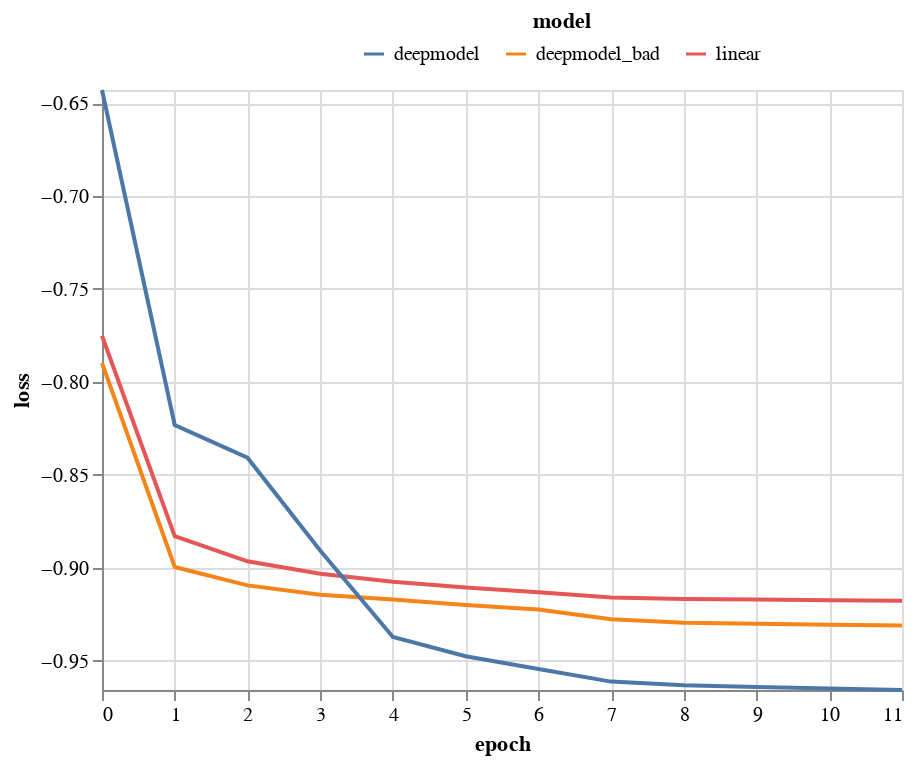

The notebook cell saved with this chart:
### Code cell
show_loss_curve()

### Figure 1 — Vega-Lite specification as saved in the notebook (floating-point values rounded to 4 significant figures)
{"config": {"view": {"continuousWidth": 400, "continuousHeight": 300}}, "data": {"name": "data-cf46e379a0c361a2b0daf50fdc4a5575"}, "mark": "line", "encoding": {"color": {"field": "model", "legend": {"direction": "horizontal", "legendX": 130, "legendY": -40, "orient": "none", "titleAnchor": "middle"}, "type": "nominal"}, "x": {"field": "epoch", "type": "quantitative"}, "y": {"field": "loss", "scale": {"domain": [-0.9658, -0.6429]}, "type": "quantitative"}}, "$schema": "https://vega.github.io/schema/vega-lite/v4.17.0.json", "datasets": {"data-cf46e379a0c361a2b0daf50fdc4a5575": [{"model": "linear", "metric": "loss", "loss": -0.7751, "epoch": 0}, {"model": "linear", "metric": "loss", "loss": -0.883, "epoch": 1}, {"model": "linear", "metric": "loss", "loss": -0.8965, "epoch": 2}, {"model": "linear", "metric": "loss", "loss": -0.9032, "epoch": 3}, {"model": "linear", "metric": "loss", "loss": -0.9075, "epoch": 4}, {"model": "linear", "metric": "loss", "loss": -0.9107, "epoch": 5}, {"model": "linear", "metric": "loss", "loss": -0.9131, "epoch": 6}, {"model": "linear", "metric": "loss", "loss": -0.916, "epoch": 7}, {"model": "linear", "metric": "loss", "loss": -0.9168, "epoch": 8}, {"model": "linear", "metric": "loss", "loss": -0.9171, "epoch": 9}, {"model": "linear", "metric": "loss", "loss": -0.9174, "epoch": 10}, {"model": "linear", "metric": "loss", "loss": -0.9177, "epoch": 11}, {"model": "deepmodel_bad", "metric": "loss", "loss": -0.7898, "epoch": 0}, {"model": "deepmodel_bad", "metric": "loss", "loss": -0.8996, "epoch": 1}, {"model": "deepmodel_bad", "metric": "loss", "loss": -0.9095, "epoch": 2}, {"model": "deepmodel_bad", "metric": "loss", "loss": -0.9145, "epoch": 3}, {"model": "deepmodel_bad", "metric": "loss", "loss": -0.917, "epoch": 4}, {"model": "deepmodel_bad", "metric": "loss", "loss": -0.9201, "epoch": 5}, {"model": "deepmodel_bad", "metric": "loss", "loss": -0.9224, "epoch": 6}, {"model": "deepmodel_bad", "metric": "loss", "loss": -0.9276, "epoch": 7}, {"model": "deepmodel_bad", "metric": "loss", "loss": -0.9295, "epoch": 8}, {"model": "deepmodel_bad", "metric": "loss", "loss": -0.9302, "epoch": 9}, {"model": "deepmodel_bad", "metric": "loss", "loss": -0.9307, "epoch": 10}, {"model": "deepmodel_bad", "metric": "loss", "loss": -0.9311, "epoch": 11}, {"model": "deepmodel", "metric": "loss", "loss": -0.6429, "epoch": 0}, {"model": "deepmodel", "metric": "loss", "loss": -0.8232, "epoch": 1}, {"model": "deepmodel", "metric": "loss", "loss": -0.8408, "epoch": 2}, {"model": "deepmodel", "metric": "loss", "loss": -0.8907, "epoch": 3}, {"model": "deepmodel", "metric": "loss", "loss": -0.9372, "epoch": 4}, {"model": "deepmodel", "metric": "loss", "loss": -0.9476, "epoch": 5}, {"model": "deepmodel", "metric": "loss", "loss": -0.9545, "epoch": 6}, {"model": "deepmodel", "metric": "loss", "loss": -0.9613, "epoch": 7}, {"model": "deepmodel", "metric": "loss", "loss": -0.9632, "epoch": 8}, {"model": "deepmodel", "metric": "loss", "loss": -0.9641, "epoch": 9}, {"model": "deepmodel", "metric": "loss", "loss": -0.965, "epoch": 10}, {"model": "deepmodel", "metric": "loss", "loss": -0.9658, "epoch": 11}]}}
